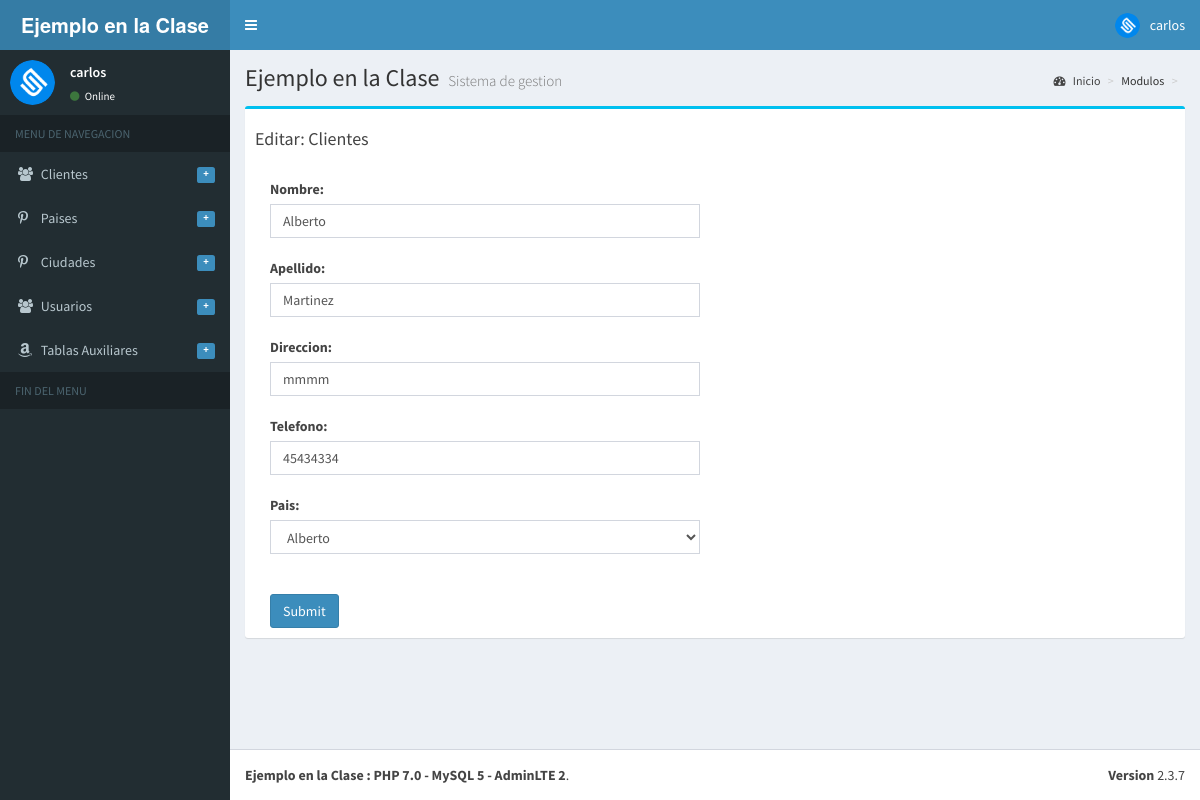
Screenshot of /editarcliente.php?Id=11 (signed in) with the database file from the repository.
### tables this page shows
CREATE TABLE `clientes` (
  `Id` int(11) NOT NULL AUTO_INCREMENT,
  `Nombre` varchar(40) NOT NULL,
  `Apellido` varchar(40) NOT NULL,
  `Direccion` varchar(40) NOT NULL,
  `Telefono` varchar(40) NOT NULL,
  `Pais` int(11) NOT NULL,
  PRIMARY KEY (`Id`),
  KEY `Pais` (`Pais`),
  CONSTRAINT `clientes_ibfk_1` FOREIGN KEY (`Pais`) REFERENCES `Paises` (`Id`)
);

### editarcliente.php (the view, shortened to what this page needs)
<?php
include "menu.php";
$sql1 = "select * from clientes where Id=$_REQUEST[Id]";
$resultado1 = $db->query($sql1);
$fila1 = $resultado1->fetch_assoc();
print "<h4 align=left>Editar: Clientes</h4>
<div class=col-md-6><br>
<form>
<label>Nombre:</label><input class=form-control type=text name=Nombre required value='$fila1[Nombre]'><br>
<label>Apellido:</label><input class=form-control type=text name=Apellido value='$fila1[Apellido]' required><br>
<label>Direccion:</label><input class=form-control type=text name=Direccion value='$fila1[Direccion]' required><br>
<label>Telefono:</label><input class=form-control type=tel name=Telefono value='$fila1[Telefono]' required><br>
<label>Pais:</label><select name=Pais class=form-control>";
$sql2="select * from Paises";
$resultado2 = $db->query($sql2);
while($fila2 = $resultado2->fetch_assoc())
{
    print "<option value=$fila1[Id]>$fila1[Nombre]</option>";
}
print "</select><br><input type=hidden name=Id value=$fila1[Id]><br>
<input type=submit class='btn btn-primary'>
</form>
</div>";
include "pie.php";
?>

### rows the page displays
clientes: Nombre "Alberto", Apellido "Martinez", Direccion "mmmm", Telefono "45434334"

### other values shown
$titulo "Ejemplo en la Clase"
$_SESSION['Usuario'] "carlos"
form field Pais "Alberto"
